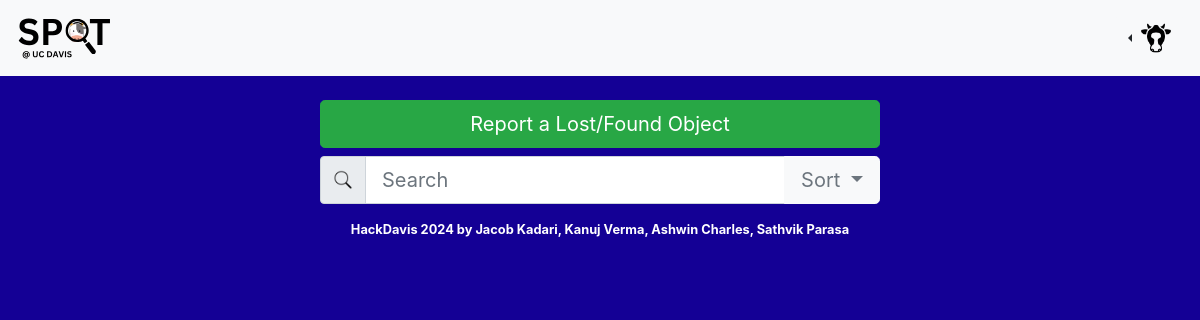
Before: / with the older database file.
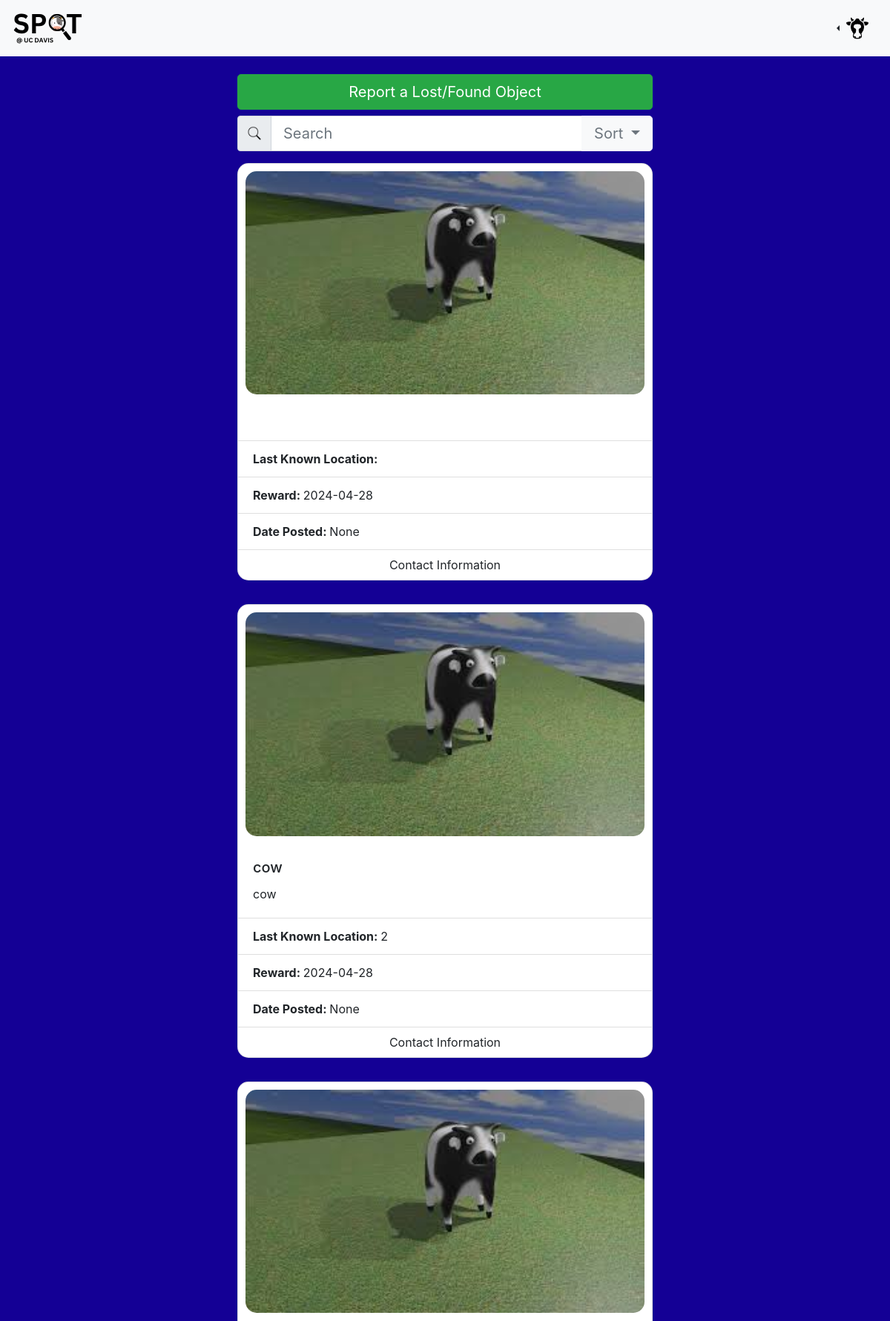
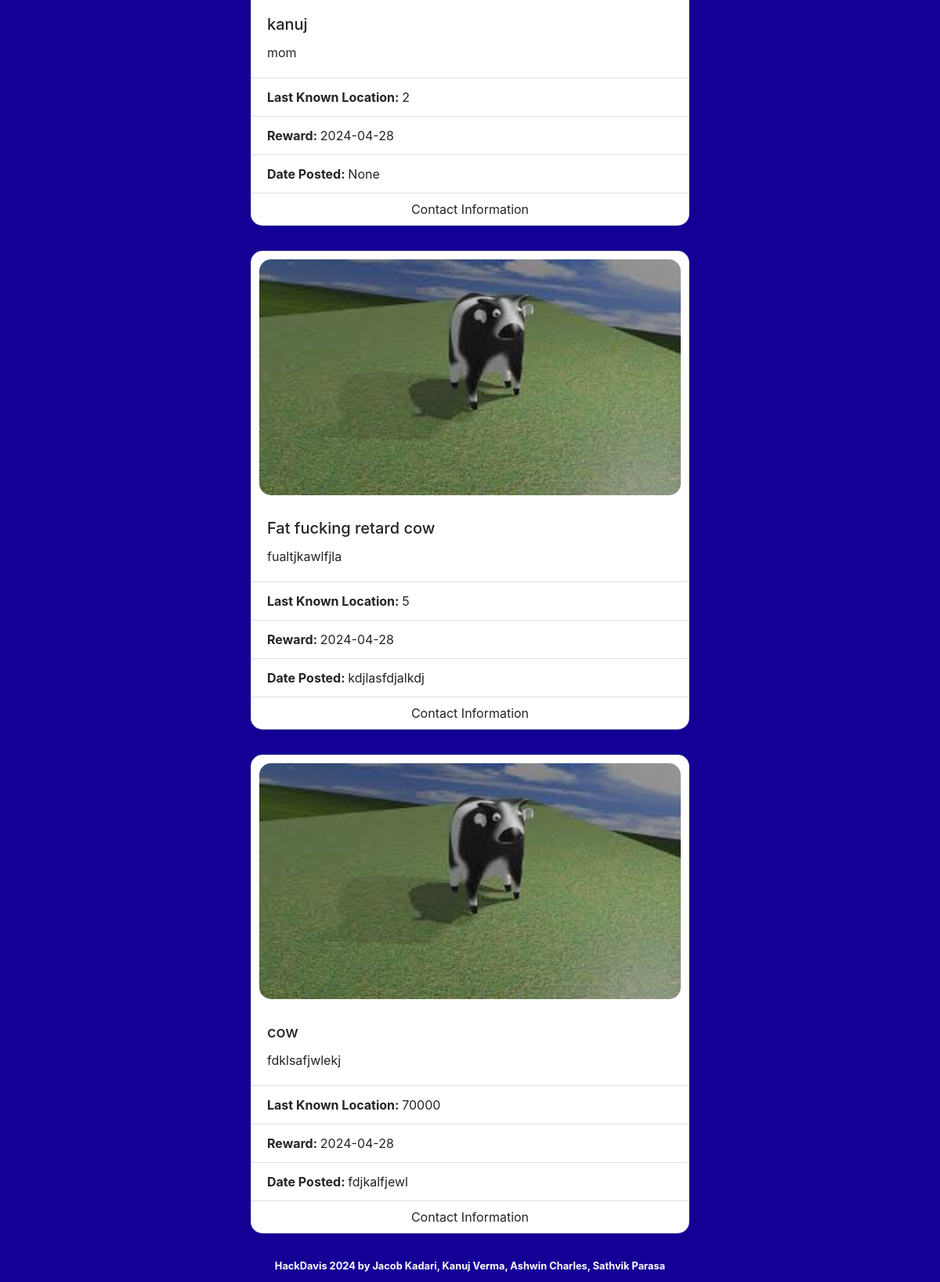
After: the same page with the newer database file (2 pictures, top to bottom).
### tables this page shows
CREATE TABLE "items" (
	"id"	INTEGER,
	"title"	TEXT,
	"description"	TEXT,
	"reward"	TEXT,
	"date_posted"	TEXT,
	"location"	TEXT,
	"image_reference"	INTEGER,
	"email"	TEXT,
	PRIMARY KEY("id" AUTOINCREMENT)
);

### app.py (the view)
@app.route('/', methods=['GET', 'POST'])
def index():
    conn = get_db_connection()  # Open a new connection
    cursor = conn.cursor()
    if request.method == "GET":
        items = cursor.execute("SELECT * FROM items").fetchall()
        conn.close()  # Close the connection after use
        return render_template("dashboard.html", items=items)
    search_query = request.form.get('search')
    items = cursor.execute("SELECT * FROM items WHERE title LIKE ?", (f"%{search_query}%",)).fetchall()
    conn.close()  # Close the connection after use
    return render_template("dashboard.html", items=items)

### app.py (called while the page is built)
def get_db_connection():
    conn = sqlite3.connect('spot.db', check_same_thread=False)
    conn.row_factory = sqlite3.Row  # Allows accessing columns by name
    return conn

### templates/dashboard.html (shortened to what this page needs)
<!DOCTYPE html>
<html lang="en">
   <head style="background-color: #140095;">
       <link href="https://maxcdn.bootstrapcdn.com/bootstrap/4.1.3/css/bootstrap.min.css" rel="stylesheet">
       <link href="static/styles.css" rel="stylesheet">
   </head>
   <body style="background-color: #140095;">
       <nav class="navbar navbar-light bg-light">
           <a style="text-align: center;" class="navbar-brand" href="/">
             <img src="static/SP_T_480_x_244_px.svg" height="50" class="d-inline-block align-top" alt="">
           </a>
           <div class="btn-group dropleft">
               <button type="button" class="btn btn-light dropdown-toggle" data-toggle="dropdown" aria-haspopup="true" aria-expanded="false">
                 <img src="static/cat.png" height="30px">
               </button>
             </div>
       </nav>
       <main class="container p-3">
           <div class="col p-2 d-flex justify-content-center">
              <button type="button" class="btn btn-success btn-lg p-2" data-toggle="modal" style="width: 35rem;" data-target="#exampleModal">Report a Lost/Found Object</button>
           </div>
           <div class="col d-flex justify-content-center">
               <form method="POST" style="width: 35rem;" class=" d-grid gap-2 mx-auto form-control-mb">
                   <div class="input-group">
                     <div class="input-group-prepend">
                       <span class="input-group-text" id="basic-addon1"><img height="20px" src="static/search.png"></span>
                     </div>
                     <input type="text" class="form-control form-control-lg" name="search" placeholder="Search" aria-label="Search" aria-describedby="basic-addon1">
                     <div class="input-group-append">
                       <div class="dropdown input-group-mb">
                           <button style="border-top-left-radius: 0px; border-bottom-left-radius: 0px;" class="btn btn-lg btn-light dropdown-toggle text-muted" type="button" id="dropdownMenuButton" data-toggle="dropdown" aria-haspopup="true" aria-expanded="false">
                             Sort
                           </button>
                         </div>
                     </div>
                   </div>
               </form>
           </div>
           {% for item in items %}
           <div class="container p-3 col d-flex justify-content-center">
               <div class="card" style="width: 35rem; border-radius: 15px;">
                   <img style="padding: 10px; border-radius: 25px;" class="card-img-top" src="static/default.jpeg" alt="Item image">
                   <div class="card-body">
                       <h5 class="card-title">{{item[1]}}</h5>
                       <p class="card-text">{{item[2]}}</p>
                     </div>
                     <ul class="list-group list-group-flush">
                       <li class="list-group-item font-weight-bold">Last Known Location: <a class="font-weight-normal">{{item[3]}}</a></li>
                       <li class="list-group-item font-weight-bold">Reward: <a class="font-weight-normal">{{item[4]}}</a></li>
                       <li class="list-group-item font-weight-bold">Date Posted: <a class="font-weight-normal">{{item[5]}}</a></li>
                     </ul>
                     <div style="padding: 8px;" class="card-body text-center">
                       <text href="#">Contact Information<br/>
                             </text>
                     </div>
                   </div>
           </div>
           {% endfor %}
       </main>
       <footer style="padding-top: 0px; padding-bottom: 10px;"class="text-white small text-center font-weight-bold">
           HackDavis 2024 by Jacob Kadari, Kanuj Verma, Ashwin Charles, Sathvik Parasa
       </footer>
   </body>
</html>

### static/styles.css (style rules this page uses)
body { background: #d1d5db; }

Changed rows visible on the page:
added items: date_posted "2024-04-28", item "None"
added items: title "cow", description "cow", reward "2", date_posted "2024-04-28", item "None"
added items: title "kanuj", description "mom", reward "2", date_posted "2024-04-28", item "None"
added items: title "Fat fucking retard cow", description "fualtjkawlfjla", reward "5", date_posted "2024-04-28", location "kdjlasfdjalkdj"
added items: title "cow", description "fdklsafjwlekj", reward "70000", date_posted "2024-04-28", location "fdjkalfjewl"
